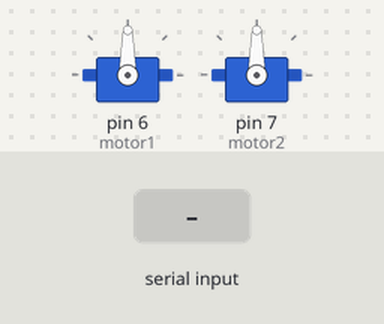
Recording of a sketch running on a simulated Arduino Uno, built with avr-gcc and run on an emulated ATmega328P. Shown: 2 × servo. Inputs (shaded band) come from the test bench.

Above: at 1.2 s.
1.3 s: "90,45\n" received over Serial
At 1.9 s:
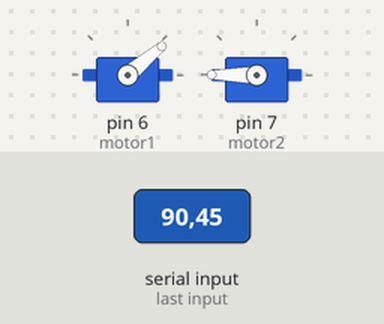
2.8 s: "30,150\n" received over Serial
At 4.0 s:
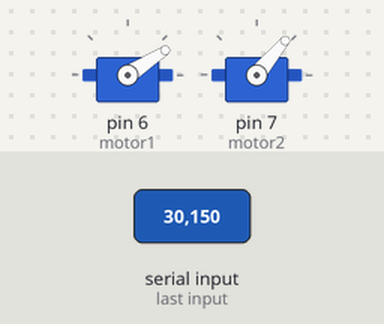
4.3 s: "90,45\n" received over Serial
At 5.3 s:
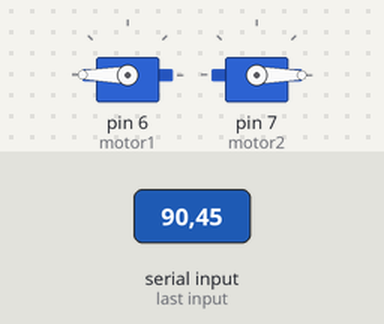
5.8 s: "30,150\n" received over Serial
At 6.5 s:
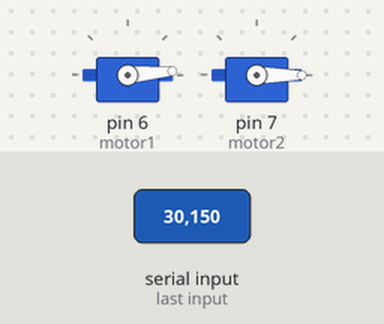
Timing chart, 0 to 8.3 s (numbered marks = the images above; inputs shaded):
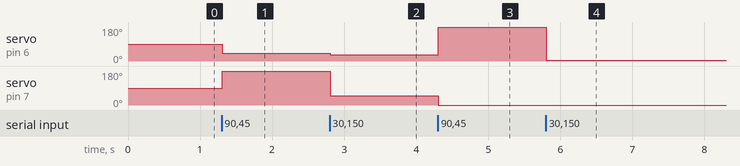

Measured:
- after the input at 1.3 s, servo on pin 6 (motor1): 90° → 40° at once; servo on pin 7 (motor2): 90° → 180° at once
- after the input at 2.8 s, servo on pin 6 (motor1): 40° → 33° at once; servo on pin 7 (motor2): 180° → 50° at once
- after the input at 4.3 s, servo on pin 6 (motor1): 33° → 180° at once; servo on pin 7 (motor2): 50° → 0° at once
- after the input at 5.8 s, servo on pin 6 (motor1): 180° → 5° at once

The sketch:

SensorControl.ino
```cpp
#include <Servo.h> //Biblioteca Servo
#include <time.h>
Servo motor1;
Servo motor2;//variavel servo
int angulo1,angulo2;
int i=0,val[6],valores[14],iterator=0,media;

void setup(){
  Serial.begin(9600);//frequência da porta serial
  motor1.attach(6);//Motor ligado no pino 6 ROTAÇÃO EIXO Z
  motor2.attach(7);// ROTAÇÃO EIXO Y
  angulo1=90; //angulo inicial do motor
  angulo2=90;
  motor1.write(angulo1);
  motor2.write(angulo2);
  i=0;
  for(int i=0;i<14;i++) valores[i] = 90;
  media=90;
}


void loop(){
  if(Serial.available() > 0){ //verifica se existe comunicação com a porta seria)
    if(i==5){
      val[i] = Serial.read()-48; //Armazena o valor no vetor convertendo ascii->int
      //Divindo o vetor e convertendo para o valor do angulo esperado//
      angulo1 = 100*(val[0]-1)+10*val[1]+val[2];
      media += (valores[iterator]-angulo1)/14;
      valores[iterator]=angulo1;
      iterator++;
      if(iterator>13)iterator=0;
      angulo2= 100*(val[3]-1)+10*val[4]+val[5];
      if(angulo1>180)angulo1=180;
      //Movimentando os Motores//
     motor1.write(abs(media));
     motor2.write(angulo2);
      i = -1; //Altera o contador para iniciar outro angulo

    }else{
      val[i] = Serial.read()-48; //Armazena o valor no vetor convertendo ascii->int
    }
    i++;
  }
}
```
